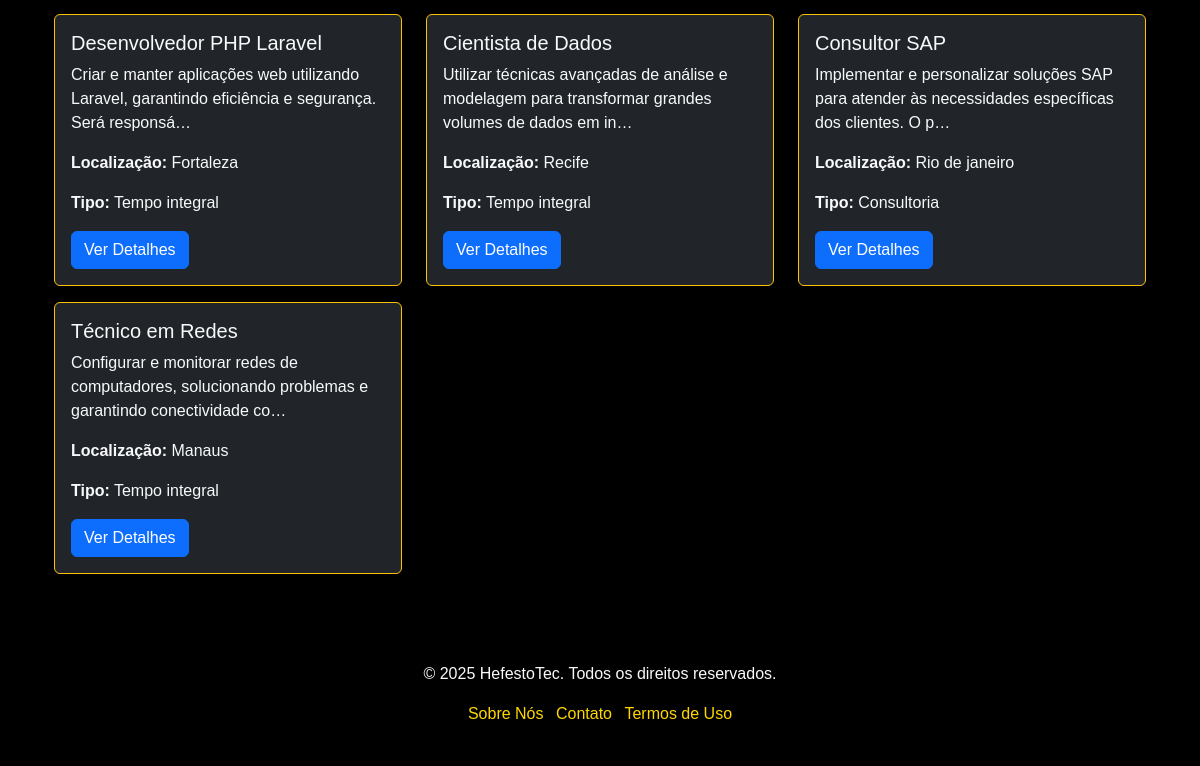
/vagas/ (lower part), run on an earlier commit of the app's database.
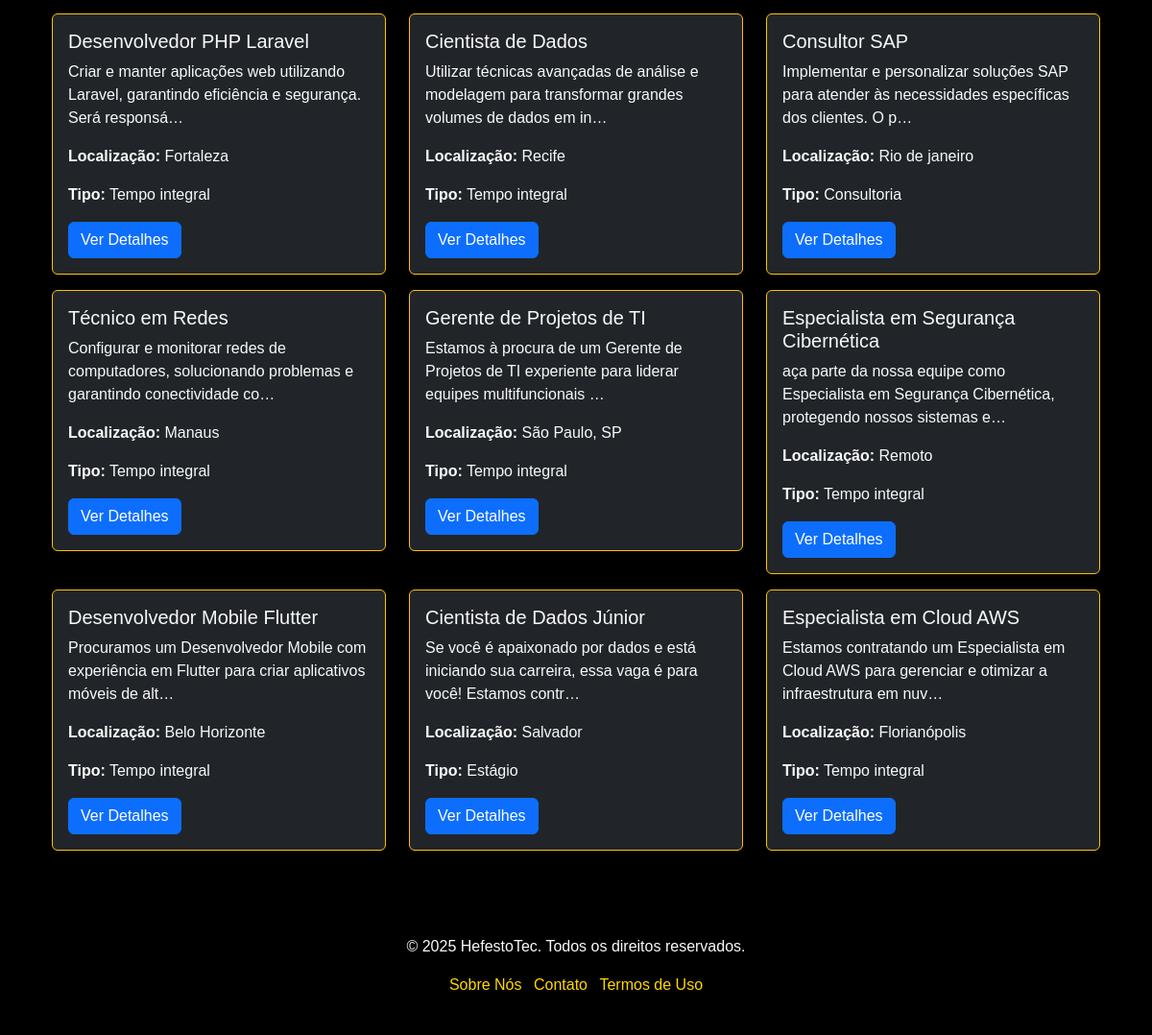
And on a later commit of the database.
### vagas/models.py (models this page shows, shortened)
class Vaga(models.Model):
    titulo = models.CharField(max_length=255)
    descricao = models.TextField()
    localizacao = models.CharField(max_length=100)
    salario = models.DecimalField(max_digits=10, decimal_places=2, null=True, blank=True)
    tipo = models.CharField(max_length=50, blank=True, null=True)
    beneficios = models.TextField(blank=True, null=True)
    status = models.CharField(max_length=50, blank=True, null=True)
    prazo_inscricao = models.DateField(blank=True, null=True)
    data_criacao = models.DateTimeField(auto_now_add=True)

### vagas/views.py (the view)
# urls.py: path('vagas/', views.listar_vagas, name='listar_vagas'),  # Página de listagem de vagas
def listar_vagas(request):
    query = request.GET.get('q', '').strip()  # Busca por título ou descrição
    localizacao = request.GET.get('localizacao', '').strip()  # Filtro por localização
    tipo = request.GET.get('tipo', '').strip()  # Filtro por tipo
    vagas = Vaga.objects.all()
    if query:
        vagas = vagas.filter(Q(titulo__icontains=query) | Q(descricao__icontains=query))
    if localizacao:
        vagas = vagas.filter(localizacao__icontains=localizacao)
    if tipo:
        vagas = vagas.filter(tipo__icontains=tipo)
    return render(request, 'vagas/listar_vagas.html', {'vagas': vagas})

### vagas/templates/vagas/listar_vagas.html (shortened to what this page needs)
{% extends 'vagas/base.html' %}
{% block content %}
<div class="container mt-5">
    <div class="row">
        {% if vagas %}
            {% for vaga in vagas %}
                <div class="col-md-4 mb-3">
                    <div class="card bg-dark text-light border-warning">
                        <div class="card-body">
                            <h5 class="card-title">{{ vaga.titulo }}</h5>
                            <p class="card-text">{{ vaga.descricao|truncatechars:100 }}</p>
                            <p><strong>Localização:</strong> {{ vaga.localizacao }}</p>
                            <p><strong>Tipo:</strong> {{ vaga.tipo }}</p>
                            <a href="{% url 'detalhes_vaga' vaga.id %}" class="btn btn-primary">Ver Detalhes</a>
                        </div>
                    </div>
                </div>
            {% endfor %}
        {% else %}
            <p class="text-center text-light">Nenhuma vaga disponível no momento.</p>
        {% endif %}
    </div>
</div>
{% endblock %}

What changed in the data, as far as the page shows it:
added Vaga: titulo "Gerente de Projetos de TI", descricao "Estamos à procura de um Gerente de Projetos de TI experiente para liderar equipes multifuncionais …", localizacao "São Paulo, SP", tipo "Tempo integral"
added Vaga: titulo "Especialista em Segurança Cibernética", descricao "aça parte da nossa equipe como Especialista em Segurança Cibernética, protegendo nossos sistemas e…", localizacao "Remoto", tipo "Tempo integral"
added Vaga: titulo "Desenvolvedor Mobile Flutter", descricao "Procuramos um Desenvolvedor Mobile com experiência em Flutter para criar aplicativos móveis de alt…", localizacao "Belo Horizonte", tipo "Tempo integral"
added Vaga: titulo "Cientista de Dados Júnior", descricao "Se você é apaixonado por dados e está iniciando sua carreira, essa vaga é para você! Estamos contr…", localizacao "Salvador", tipo "Estágio"
added Vaga: titulo "Especialista em Cloud AWS", descricao "Estamos contratando um Especialista em Cloud AWS para gerenciar e otimizar a infraestrutura em nuv…", localizacao "Florianópolis", tipo "Tempo integral"
